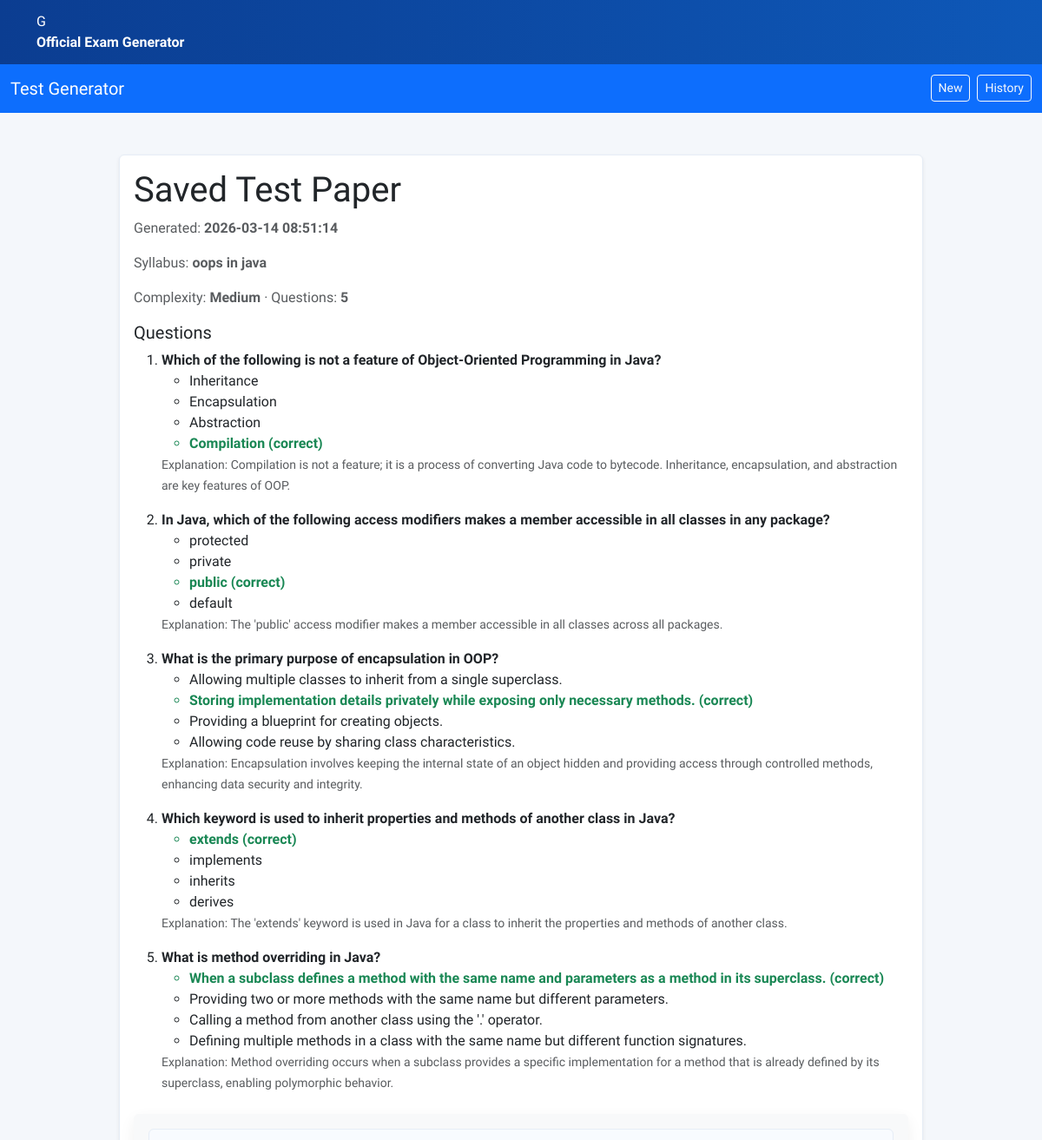
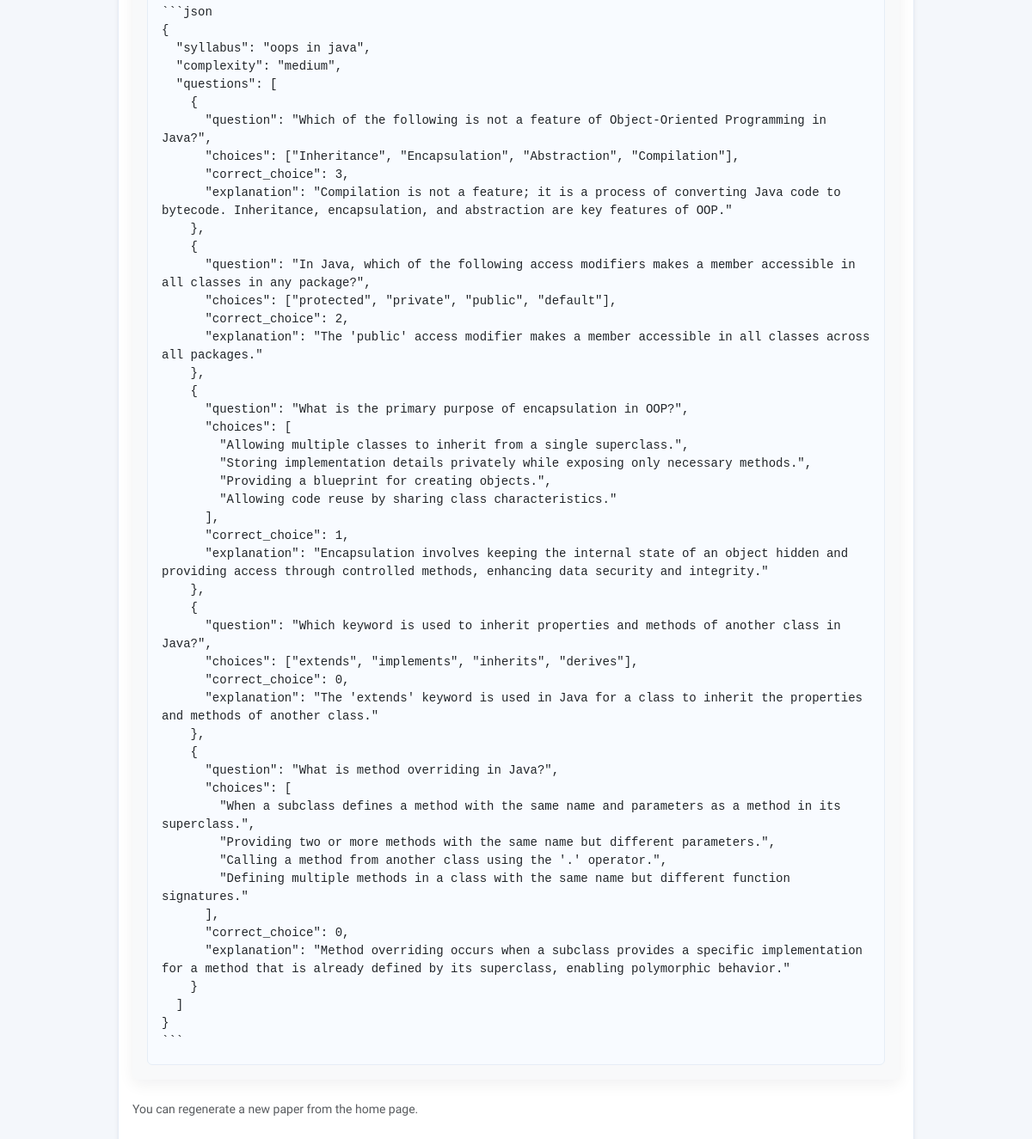
Page /paper/2 on the committed database (2 pictures, top to bottom).
### open_router.py (models this page shows)
class TestPaper(db.Model):
    __tablename__ = "test_paper"
    id = db.Column(db.Integer, primary_key=True)
    syllabus = db.Column(db.Text, nullable=False)
    complexity = db.Column(db.String(32), nullable=False)
    num_questions = db.Column(db.Integer, nullable=False)
    generated_at = db.Column(db.DateTime, default=datetime.utcnow, nullable=False)
    raw_output = db.Column(db.Text, nullable=False)
    questions = db.relationship(
        "MCQQuestion", back_populates="paper", cascade="all, delete-orphan"
    )

class MCQQuestion(db.Model):
    __tablename__ = "mcq_question"
    id = db.Column(db.Integer, primary_key=True)
    paper_id = db.Column(db.Integer, db.ForeignKey("test_paper.id"), nullable=False)
    question_text = db.Column(db.Text, nullable=False)
    choices_json = db.Column(db.Text, nullable=False)
    correct_choice_index = db.Column(db.Integer, nullable=False)
    explanation = db.Column(db.Text, nullable=True)
    paper = db.relationship("TestPaper", back_populates="questions")
    @property
    def choices(self):
        try:
            return json.loads(self.choices_json)
        except Exception:
            return []

### open_router.py (the view)
@app.route("/paper/<int:paper_id>")
def view_paper(paper_id):
    paper = TestPaper.query.get_or_404(paper_id)
    return render_template("paper.html", paper=paper)

### templates/paper.html (shortened to what this page needs)
<!doctype html>
<html lang="en">
  <head>
    <link href="https://cdn.jsdelivr.net/npm/bootstrap@5.3.2/dist/css/bootstrap.min.css" rel="stylesheet">
  </head>
  <body>
    <header class="gov-header">
      <div class="container">
        <div class="gov-brand">
          <div class="gov-emblem">G</div>
          <div>
            <div style="font-weight:600">Official Exam Generator</div>
          </div>
        </div>
      </div>
    </header>
    <nav class="navbar navbar-expand-lg navbar-dark bg-primary">
      <div class="container-fluid">
        <a class="navbar-brand" href="/">Test Generator</a>
        <div class="d-flex">
          <a class="btn btn-outline-light btn-sm me-2" href="/">New</a>
          <a class="btn btn-outline-light btn-sm" href="/history">History</a>
        </div>
      </div>
    </nav>
    <main class="container py-5">
      <div class="row justify-content-center">
        <div class="col-lg-10">
          <div class="card shadow-sm">
            <div class="card-body">
              <h1 class="card-title">Saved Test Paper</h1>
              <p class="text-muted">Generated: <strong>{{ paper.generated_at.strftime('%Y-%m-%d %H:%M:%S') }}</strong></p>
              <p class="text-muted">Syllabus: <strong>{{ paper.syllabus }}</strong></p>
              <p class="text-muted">Complexity: <strong>{{ paper.complexity.title() }}</strong> · Questions: <strong>{{ paper.num_questions }}</strong></p>
              {% if paper.questions %}
                <div class="mb-4">
                  <h5>Questions</h5>
                  <ol>
                    {% for q in paper.questions %}
                      <li class="mb-3">
                        <strong>{{ q.question_text }}</strong>
                        <ul>
                          {% for choice in q.choices %}
                            {% set idx = loop.index0 %}
                            <li{% if idx == q.correct_choice_index %} class="text-success fw-bold"{% endif %}>
                              {{ choice }}{% if idx == q.correct_choice_index %} (correct){% endif %}
                            </li>
                          {% endfor %}
                        </ul>
                        {% if q.explanation %}
                          <div class="text-muted"><small>Explanation: {{ q.explanation }}</small></div>
                        {% endif %}
                      </li>
                    {% endfor %}
                  </ol>
                </div>
              {% else %}
                <div class="alert alert-warning">No structured questions were found for this paper.</div>
              {% endif %}
              <div class="card bg-light border-light mb-4">
                <div class="card-body p-3"><pre class="m-0" style="white-space: pre-wrap; word-break: break-word;">{{ paper.raw_output }}</pre></div>
              </div>
              <p class="text-muted small">You can regenerate a new paper from the home page.</p>
            </div>
          </div>
        </div>
      </div>
    </main>
  </body>
</html>

### templates/paper.html (style rules this page uses)
:root { --bg:#f4f7fb;--primary:#0b3d91;--accent:#0072c6;--muted:#58606a;--card:#fff;--border:#e6edf6 }
body { font-family:'Libre Franklin', Arial, sans-serif;background:var(--bg);color:#0b2540 }
.gov-header { background:linear-gradient(90deg,var(--primary),#0e58b8);color:white;padding:.8rem 0 }
.card { border:1px solid var(--border);box-shadow:0 6px 18px rgba(16,24,40,0.06) }
.text-muted { color:var(--muted) }
pre { background:#f8fbff;border:1px solid var(--border);padding:1rem;border-radius:6px }

### rows in the picture
TestPaper: generated_at "2026-03-14 08:51:14", syllabus "oops in java", complexity "Medium", num_questions "5", raw_output "```json { \"syllabus\": \"oops in java\", \"complexity\": \"medium\", \"questions\": [ { \"question\": \"Which of the following is not a feature of Object-Oriented Programming in Java?\", \"choices\": [\"Inheritance\", \"Encapsulation\", \"Abstraction\", \"Compilation\"], \"correct_choice\": 3, \"explanation\": \"Compilation is not a feature; it is a process of converting Java code to bytecode. Inheritance, encapsulation, and abstraction are key features of OOP.\" }, { \"question\": \"In Java, which of the following access modifiers makes a member accessible in all classes in any package?\", \"choices\": [\"protected\", \"private\", \"public\", \"default\"], \"correct_choice\": 2, \"explanation\": \"The 'public' access modifier makes a…"
MCQQuestion: question_text "Which of the following is not a feature of Object-Oriented Programming in Java?", choices "Inheritance" "Encapsulation" "Abstraction" "Compilation", correct_choice_index "(correct)", explanation "Compilation is not a feature; it is a process of converting Java code to bytecode. Inheritance, encapsulation, and abstraction are key features of OOP."
MCQQuestion: question_text "In Java, which of the following access modifiers makes a member accessible in all classes in any package?", choices "protected" "private" "public" "default", correct_choice_index "(correct)", explanation "The 'public' access modifier makes a member accessible in all classes across all packages."
MCQQuestion: question_text "What is the primary purpose of encapsulation in OOP?", choices "Allowing multiple classes to inherit from a single superclass." "Storing implementation details privately while exposing only necessary methods." "Providing a blueprint for creating objects." "Allowing code reuse by sharing class characteristics.", correct_choice_index "(correct)", explanation "Encapsulation involves keeping the internal state of an object hidden and providing access through controlled methods, enhancing data security and integrity."
MCQQuestion: question_text "Which keyword is used to inherit properties and methods of another class in Java?", choices "extends" "implements" "inherits" "derives", correct_choice_index "(correct)", explanation "The 'extends' keyword is used in Java for a class to inherit the properties and methods of another class."
MCQQuestion: question_text "What is method overriding in Java?", choices "When a subclass defines a method with the same name and parameters as a method in its superclass." "Providing two or more methods with the same name but different parameters." "Calling a method from another class using the '.' operator." "Defining multiple methods in a class with the same name but different function signatures.", correct_choice_index "(correct)", explanation "Method overriding occurs when a subclass provides a specific implementation for a method that is already defined by its superclass, enabling polymorphic behavior."
